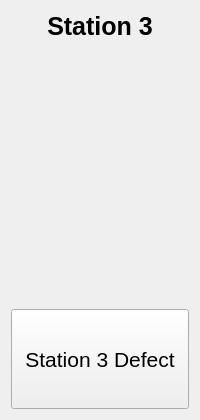
        <widget class="QWidget" name="page_7">
         <layout class="QVBoxLayout" name="verticalLayout_4">
          <item>
           <widget class="QLabel" name="labelStation1_3">
            <property name="sizePolicy">
             <sizepolicy hsizetype="Preferred" vsizetype="Fixed">
              <horstretch>0</horstretch>
              <verstretch>0</verstretch>
             </sizepolicy>
            </property>
            <property name="minimumSize">
             <size>
              <width>0</width>
              <height>30</height>
             </size>
            </property>
            <property name="font">
             <font>
              <pointsize>19</pointsize>
              <weight>75</weight>
              <bold>true</bold>
             </font>
            </property>
            <property name="text">
             <string>Station 3</string>
            </property>
            <property name="alignment">
             <set>Qt::AlignCenter</set>
            </property>
           </widget>
          </item>
          <item>
           <widget class="QWidget" name="topThreeStation3" native="true">
            <property name="minimumSize">
             <size>
              <width>0</width>
              <height>125</height>
             </size>
            </property>
            <layout class="QVBoxLayout" name="mplvlTopThree_3">
             <property name="margin">
              <number>2</number>
             </property>
            </layout>
           </widget>
          </item>
          <item>
           <widget class="QWidget" name="station3LineAverage" native="true">
            <property name="minimumSize">
             <size>
              <width>0</width>
              <height>125</height>
             </size>
            </property>
            <layout class="QVBoxLayout" name="mplvlExpAvg_3">
             <property name="margin">
              <number>2</number>
             </property>
            </layout>
           </widget>
          </item>
          <item>
           <widget class="QPushButton" name="pushButtonDefect_3">
            <property name="minimumSize">
             <size>
              <width>0</width>
              <height>100</height>
             </size>
            </property>
            <property name="font">
             <font>
              <pointsize>16</pointsize>
             </font>
            </property>
            <property name="text">
             <string>Station 3 Defect</string>
            </property>
           </widget>
          </item>
         </layout>
        </widget>
